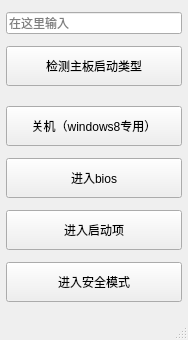
<?xml version="1.0" encoding="UTF-8"?>
<ui version="4.0">
 <class>MainWindow</class>
 <widget class="QMainWindow" name="MainWindow">
  <property name="geometry">
   <rect>
    <x>0</x>
    <y>0</y>
    <width>188</width>
    <height>340</height>
   </rect>
  </property>
  <property name="windowTitle">
   <string>QuickBIOS</string>
  </property>
  <widget class="QWidget" name="centralwidget">
   <layout class="QVBoxLayout" name="verticalLayout_central">
    <property name="spacing">
     <number>6</number>
    </property>
    <property name="leftMargin">
     <number>6</number>
    </property>
    <property name="topMargin">
     <number>6</number>
    </property>
    <property name="rightMargin">
     <number>6</number>
    </property>
    <property name="bottomMargin">
     <number>6</number>
    </property>
    <item>
     <widget class="QLineEdit" name="lx">
      <property name="toolTip">
       <string>检测结果 / 运行日志</string>
      </property>
      <property name="readOnly">
       <bool>true</bool>
      </property>
      <property name="placeholderText">
       <string>在这里输入</string>
      </property>
     </widget>
    </item>
    <item>
     <widget class="QPushButton" name="motherboard">
      <property name="minimumSize">
       <size>
        <width>0</width>
        <height>40</height>
       </size>
      </property>
      <property name="text">
       <string>检测主板启动类型</string>
      </property>
     </widget>
    </item>
    <item>
     <spacer name="verticalSpacer">
      <property name="orientation">
       <enum>Qt::Vertical</enum>
      </property>
      <property name="sizeType">
       <enum>QSizePolicy::Fixed</enum>
      </property>
      <property name="sizeHint" stdset="0">
       <size>
        <width>20</width>
        <height>8</height>
       </size>
      </property>
     </spacer>
    </item>
    <item>
     <widget class="QPushButton" name="shutdown">
      <property name="minimumSize">
       <size>
        <width>0</width>
        <height>40</height>
       </size>
      </property>
      <property name="toolTip">
       <string>Win8 快速关机：shutdown /s /hybrid</string>
      </property>
      <property name="text">
       <string>关机（windows8专用）</string>
      </property>
     </widget>
    </item>
    <item>
     <widget class="QPushButton" name="bios">
      <property name="minimumSize">
       <size>
        <width>0</width>
        <height>40</height>
       </size>
      </property>
      <property name="toolTip">
       <string>OsIndications bit0 → 重启进 BIOS</string>
      </property>
      <property name="text">
       <string>进入bios</string>
      </property>
     </widget>
    </item>
    <item>
     <widget class="QPushButton" name="boot">
      <property name="minimumSize">
       <size>
        <width>0</width>
        <height>40</height>
       </size>
      </property>
      <property name="toolTip">
       <string>OsIndications bit1；不支持时自动降级 BootNext</string>
      </property>
      <property name="text">
       <string>进入启动项</string>
      </property>
     </widget>
    </item>
    <item>
     <widget class="QPushButton" name="safe">
      <property name="minimumSize">
       <size>
        <width>0</width>
        <height>40</height>
       </size>
      </property>
      <property name="toolTip">
       <string>一次性安全模式，进桌面后自动撤销</string>
      </property>
      <property name="text">
       <string>进入安全模式</string>
      </property>
     </widget>
    </item>
   </layout>
  </widget>
  <widget class="QMenuBar" name="menubar"/>
  <widget class="QStatusBar" name="statusbar"/>
 </widget>
 <layoutdefault spacing="6" margin="6"/>
 <resources/>
 <connections/>
</ui>
